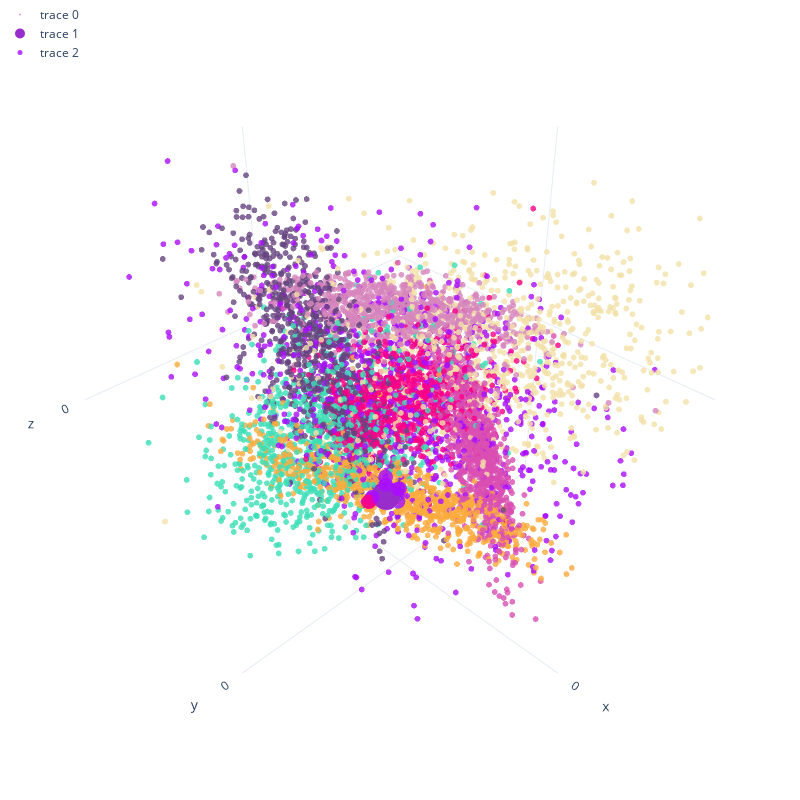

Notebook code cell kept with this figure:
### Code cell
# 3d scatter plot on train
fig = go.Figure(data=[go.Scatter3d(x=X_train[:, 0],
                                   y=X_train[:, 1],
                                   z=X_train[:, 2],
                                   mode='markers',
                                   marker=dict(color=y_train,
                                               size=2,
                                               opacity=0.8,
                                               colorscale=px.colors.qualitative.Alphabet_r)
                                   )])

# infinite rotate animation
x_eye = 1.25
y_eye = 1.25
z_eye = 1.25
fig.update_layout(scene=dict(xaxis=dict(nticks=4, range=[-4, 4],),
                             yaxis=dict(nticks=4, range=[-4, 4],),
                             zaxis=dict(nticks=4, range=[-4, 4],),
                             aspectmode='cube',
                             ),
                  width=800,
                  height=800,
                  margin=dict(r=0, l=0, b=0, t=0),
                  template='plotly_white',
                    scene_camera=dict(eye=dict(x=x_eye, y=y_eye, z=z_eye)))

# take 1 random point from test set
rd = np.random.randint(0, X_test.shape[0])
x_test = X_test[rd, :]
label_test = y_test[rd]

# predict
y_pred = grid_result.predict(x_test.reshape(1, -1))

# add test point
fig.add_trace(go.Scatter3d(x=[x_test[0]],
                            y=[x_test[1]],
                            z=[x_test[2]],
                            mode='markers',
                            marker=dict(color=y_pred,
                                        size=10,
                                        opacity=1,
                                        colorscale=px.colors.qualitative.Alphabet_r)
                            ))

# add test point's neighbors
neighbors = grid_result.best_estimator_.kneighbors(x_test.reshape(1, -1), return_distance=False)[0]
df_neighbors = pd.DataFrame(X_train[neighbors], columns=['x', 'y', 'z'])
df_neighbors['label'] = y_train[neighbors]
display(df_neighbors)

fig.add_trace(go.Scatter3d(x=df_neighbors['x'],
                            y=df_neighbors['y'],
                            z=df_neighbors['z'],
                            mode='markers',
                            marker=dict(color=df_neighbors['label'],
                                        size=5,
                                        opacity=0.8,
                                        colorscale=px.colors.qualitative.Alphabet_r)
                            ))
fig.update_layout(legend=dict(x=0, y=1))
fig.show()

print("Y_test: ", y_test[rd])
print("Y_pred: ", y_pred)

### Figure 1 — Plotly figure (JSON) as saved in the notebook; plotly's stock layout.template omitted (floating-point values rounded to 4 significant figures; data arrays with more than 128 entries replaced by an {"elided": "..."} marker saying what was removed)
{"data": [{"marker": {"color": {"elided": "7500 int values"}, "colorscale": [[0, "#FA0087"], [0.04, "#FBE426"], [0.08, "#B00068"], [0.12, "#FC1CBF"], [0.16, "#C075A6"], [0.2, "#B10DA1"], [0.24, "#2ED9FF"], [0.28, "#1CFFCE"], [0.32, "#F6222E"], [0.36, "#90AD1C"], [0.4, "#F8A19F"], [0.44, "#FEAF16"], [0.48, "#325A9B"], [0.52, "#FE00FA"], [0.56, "#DEA0FD"], [0.6, "#C4451C"], [0.64, "#1CBE4F"], [0.68, "#E2E2E2"], [0.72, "#F7E1A0"], [0.76, "#16FF32"], [0.8, "#1C8356"], [0.84, "#565656"], [0.88, "#782AB6"], [0.92, "#85660D"], [0.96, "#3283FE"], [1, "#AA0DFE"]], "opacity": 0.8, "size": 2}, "mode": "markers", "type": "scatter3d", "x": {"elided": "7500 float values"}, "y": {"elided": "7500 float values"}, "z": {"elided": "7500 float values"}}, {"marker": {"color": [7], "colorscale": [[0, "#FA0087"], [0.04, "#FBE426"], [0.08, "#B00068"], [0.12, "#FC1CBF"], [0.16, "#C075A6"], [0.2, "#B10DA1"], [0.24, "#2ED9FF"], [0.28, "#1CFFCE"], [0.32, "#F6222E"], [0.36, "#90AD1C"], [0.4, "#F8A19F"], [0.44, "#FEAF16"], [0.48, "#325A9B"], [0.52, "#FE00FA"], [0.56, "#DEA0FD"], [0.6, "#C4451C"], [0.64, "#1CBE4F"], [0.68, "#E2E2E2"], [0.72, "#F7E1A0"], [0.76, "#16FF32"], [0.8, "#1C8356"], [0.84, "#565656"], [0.88, "#782AB6"], [0.92, "#85660D"], [0.96, "#3283FE"], [1, "#AA0DFE"]], "opacity": 1, "size": 10}, "mode": "markers", "type": "scatter3d", "x": [2.1], "y": [1.788], "z": [0.1302]}, {"marker": {"color": [7, 7, 7, 7, 7, 7, 3, 7, 3, 7], "colorscale": [[0, "#FA0087"], [0.04, "#FBE426"], [0.08, "#B00068"], [0.12, "#FC1CBF"], [0.16, "#C075A6"], [0.2, "#B10DA1"], [0.24, "#2ED9FF"], [0.28, "#1CFFCE"], [0.32, "#F6222E"], [0.36, "#90AD1C"], [0.4, "#F8A19F"], [0.44, "#FEAF16"], [0.48, "#325A9B"], [0.52, "#FE00FA"], [0.56, "#DEA0FD"], [0.6, "#C4451C"], [0.64, "#1CBE4F"], [0.68, "#E2E2E2"], [0.72, "#F7E1A0"], [0.76, "#16FF32"], [0.8, "#1C8356"], [0.84, "#565656"], [0.88, "#782AB6"], [0.92, "#85660D"], [0.96, "#3283FE"], [1, "#AA0DFE"]], "opacity": 0.8, "size": 5}, "mode": "markers", "type": "scatter3d", "x": [1.965, 2.064, 2.018, 1.974, 1.928, 2.339, 2.342, 2.352, 2.322, 1.937], "y": [1.906, 1.742, 1.971, 1.924, 1.915, 1.707, 1.668, 1.748, 1.623, 1.615], "z": [0.1489, 0.3029, 0.07285, 0.2683, 0.2434, 0.1664, 0.08303, 0.2296, 0.03566, 0.3078]}], "layout": {"height": 800, "legend": {"x": 0, "y": 1}, "margin": {"b": 0, "l": 0, "r": 0, "t": 0}, "scene": {"aspectmode": "cube", "camera": {"eye": {"x": 1.25, "y": 1.25, "z": 1.25}}, "xaxis": {"nticks": 4, "range": [-4, 4]}, "yaxis": {"nticks": 4, "range": [-4, 4]}, "zaxis": {"nticks": 4, "range": [-4, 4]}}, "width": 800}}
